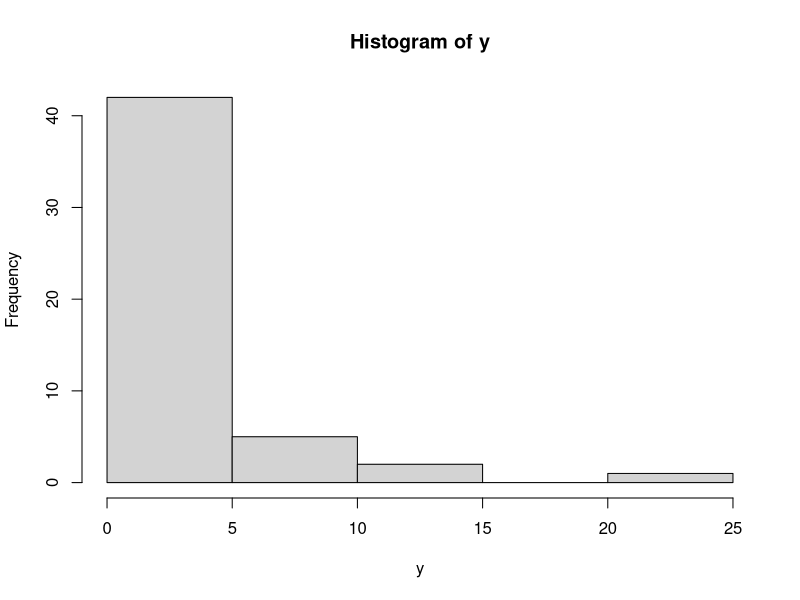
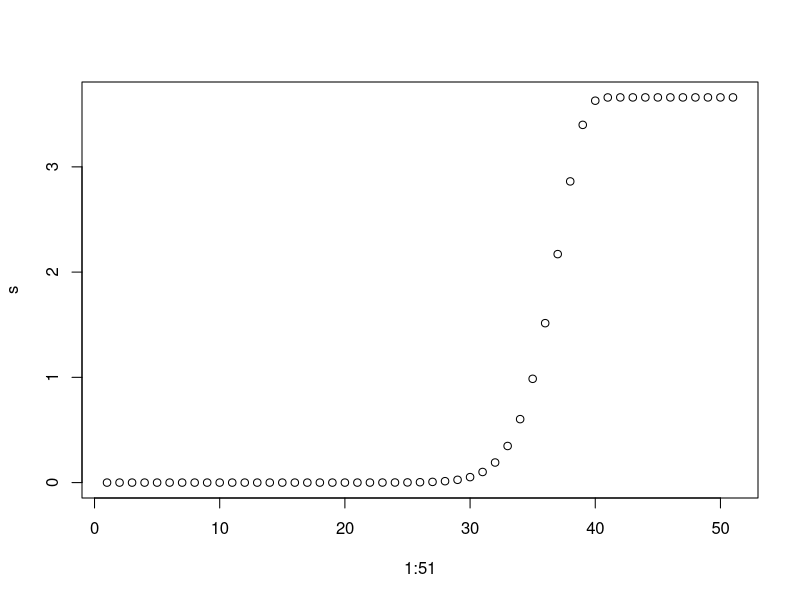
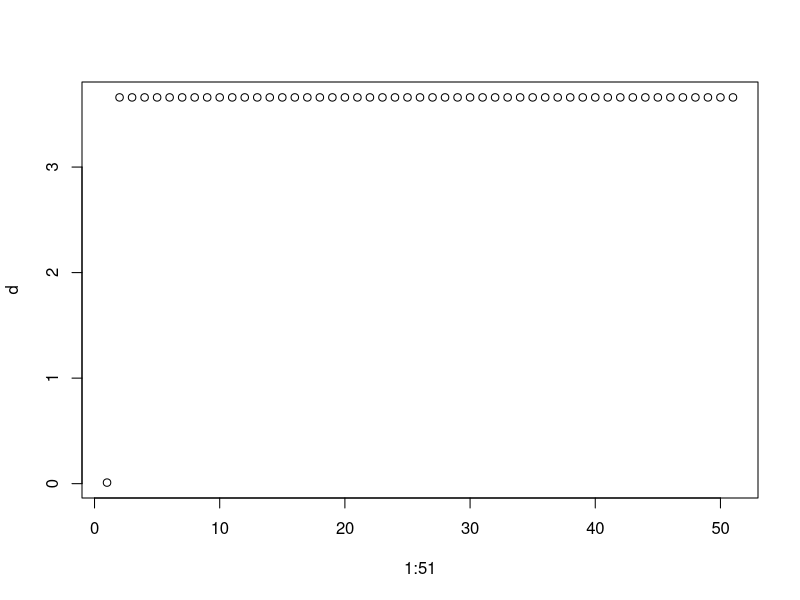
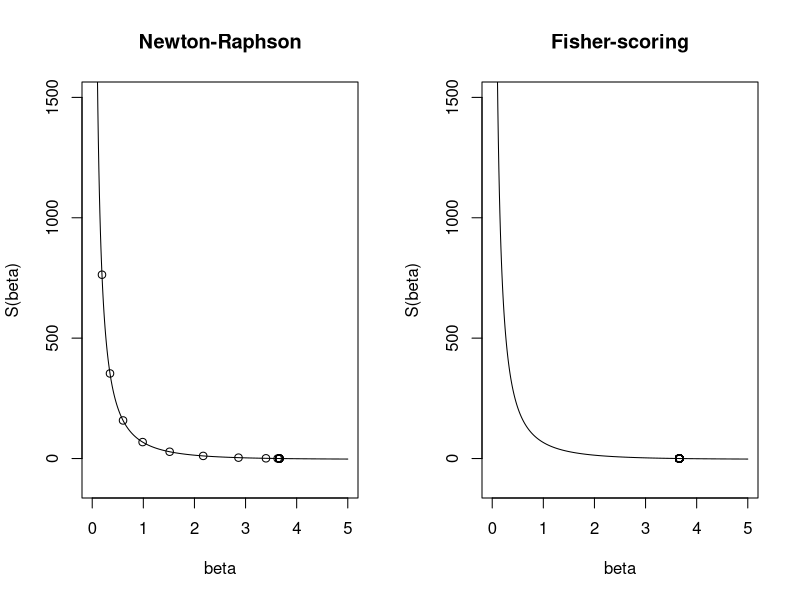

These figures' R source, in order:

### Data from geometric distribution ----
# f(y) = (1-p)^y * p
#      = (theta^y) / (1 + theta)^(1+y)
#
# E[y]=(1-p)/p  = theta

rm(list = ls())
theta = 4.0
p = 1/(1+theta)      # success probability in one trial = 0.2

n = 50
y = rgeom(n = n, prob = p)
hist(y)


log_lik = function(y, b){          ### log-likelihood of y with parameter b ----
  return(sum(y)*log(b) - sum(y+1)*log(b+1))
}


score = function(y, b){            ### Score function of y with parameter b ----
  sum(y)/b - sum(y+1)/(b+1)           # S(b,y) = d(log_lik(y,b))/db
}


H = function(y, b){                ### Derivative of score function ----
  sum((y+1))/(1+b)^2 - sum(y)/b^2       # H(y,b) = S'(b,y)
}


info = function(y, b){             ### Fisher information ------
  n = length(y)
  n/b - n/(1+b)                   # I(b) = -E[S'(b,y)] = n/b - n/(1+b)
}


log_lik(y = y, b = theta)
score(y = y, b = theta)
H(y = y, b = theta)
info(y = y, b = theta)


### Score estimating equation: Score(b) = 0 ----
theta_mle = sum(y)/n; theta_mle    # 4.48


### Newton-Raphson method -------------------
s = c()
s[1] = 1e-10
for (j in 1:n){
  s[j+1] = s[j] - H(y, s[j])^-1 * score(y, s[j])
}

plot(x = 1:51, y = s)


### Fisher-scoring method -------------------
d = c()
d[1] = 0.01
for (t in 1:n){
  d[t+1] = d[t] + info(y, d[t])^-1 * score(y, d[t])
}

plot(x = 1:51, y = d)
head(d)


### comparisons and Plot ----
beta = seq(0, 5, 0.01)
comp = data.frame(IniVal1e_10 = 1e-10, IniVal0.01 = 0.01, IniVal2 = 2.0, 
                  IniVal3 = 3.0, IniVal4 = 4.0, IniVal5 = 5.0, IniVal6 = 6.0, IniVal7 = 7.0)

par(mfrow = c(1,2))
plot(x = beta, y = score(y,beta), type = "l", ylim = c(-100, 1500), 
     xlab = "beta", ylab = "S(beta)", main = "Newton-Raphson")
for (k in 1:n){
  points(x = s[k], y = score(y,s[k]))
}

plot(x = beta, y = score(y,beta), type = "l", ylim = c(-100, 1500), 
     xlab = "beta", ylab = "S(beta)", main = "Fisher-scoring")
for (k in 1:n){
  points(x = d[k], y = score(y,d[k]))
}

result = data.frame(step = seq(1,n+1), newton = s, fisher_scoring=d)
head(result)


